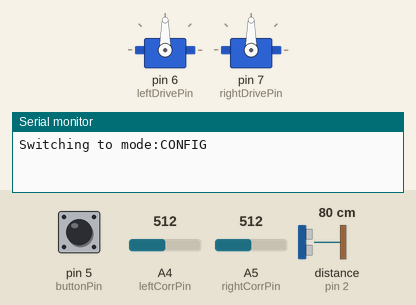
Bench run of a sketch on a simulated Arduino Uno, built with avr-gcc and run on an emulated ATmega328P. Shown: 2 × servo, the last lines printed to the serial monitor. The inputs (shaded band) are chosen by the test bench; at power-on: pin 5 (buttonPin) LOW, distance to the obstacle (sensor on pin 2) 80 cm, A4 (leftCorrPin) = 512, A5 (rightCorrPin) = 512. The echo pulse lasts 58.3 µs per cm.

Above: at 1.2 s.
1.3 s: pin 5 (buttonPin) pulled HIGH for 0.15 s
At 1.9 s:
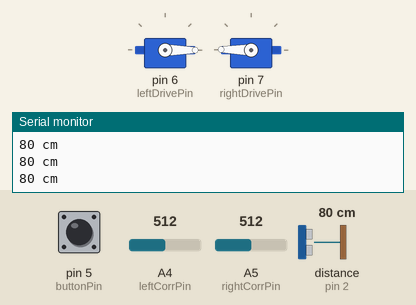
2.9 s: distance to the obstacle (sensor on pin 2) set to 55 cm
4.4 s: distance to the obstacle (sensor on pin 2) set to 48 cm
At 4.9 s:
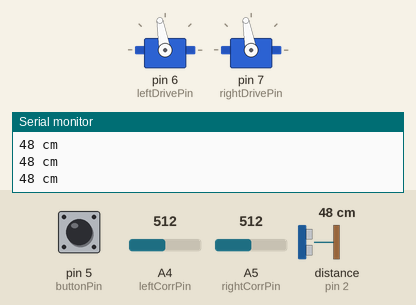
5.9 s: distance to the obstacle (sensor on pin 2) set to 60 cm
At 6.6 s:
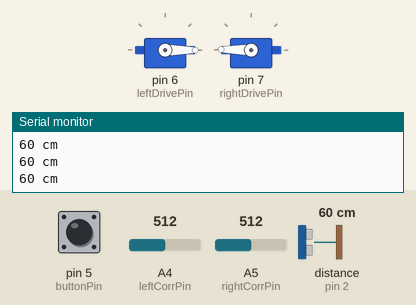
7.4 s: distance to the obstacle (sensor on pin 2) set to 2 cm
At 7.7 s:
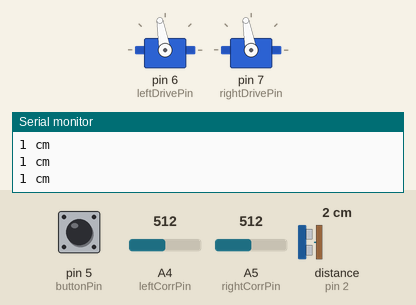
Timing chart, 0 to 9.9 s (numbered marks = the images above; inputs shaded):
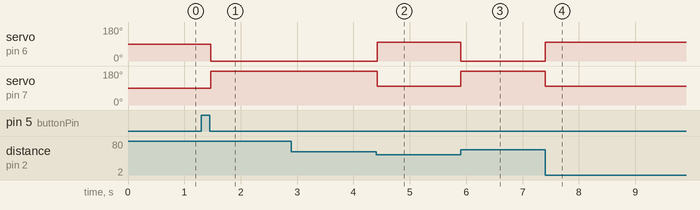

Measured:
- the behaviour switches between 51 and 50 cm on distance to the obstacle (sensor on pin 2) (found by bisection; images 1 and 2)
- after the input at 1.3 s, servo on pin 6 (leftDrivePin): 90° → 0° after 0.17 s; servo on pin 7 (rightDrivePin): 90° → 179° after 0.17 s
- after the input at 4.4 s, servo on pin 6 (leftDrivePin): 0° → 100° at once; servo on pin 7 (rightDrivePin): 179° → 100° at once
- after the input at 5.9 s, servo on pin 6 (leftDrivePin): 100° → 0° at once; servo on pin 7 (rightDrivePin): 100° → 179° at once
- after the input at 7.4 s, servo on pin 6 (leftDrivePin): 0° → 100° at once; servo on pin 7 (rightDrivePin): 179° → 100° at once

The sketch:

ultrasonic.ino
```cpp
#include <Servo.h>

// digital pins
#define trigPin 3
#define echoPin 2
#define buttonPin 5
#define leftDrivePin 6
#define rightDrivePin 7

// analog pins
#define leftCorrPin 4
#define rightCorrPin 5

#define PROG_TURN 0
#define PROG_STOP 1
#define PROG_GO 1

#define turnSpeed 10

Servo leftDrive;
Servo rightDrive;
int leftCorr;
int rightCorr;

boolean configMode = true;

long lastDebounceTime = 0;  // the last time the output pin was toggled
long debounceDelay = 50;    // the debounce time; increase if the output flickers

int buttonState;             // the current reading from the input pin
int lastButtonState = LOW;   // the previous reading from the input pin

int programm = 0;

void setup() {
  Serial.begin(9600);

  // setup button
  pinMode(buttonPin, INPUT);

  // setup sonar
  pinMode(trigPin, OUTPUT);
  pinMode(echoPin, INPUT);

  // setup drive
  leftDrive.attach(leftDrivePin);
  rightDrive.attach(rightDrivePin);

  Serial.print("Switching to mode:");
  Serial.println(configMode ? "CONFIG" : "MEEPMEEP");
}

void loop() {

  if (configMode) {
    leftCorr = analogRead(leftCorrPin);
    rightCorr = analogRead(rightCorrPin);

    leftCorr = map(leftCorr, 0, 1023, -10, 10);
    rightCorr = map(rightCorr, 0, 1023, -10, 10);

    leftDrive.write(90+leftCorr);
    rightDrive.write(90+rightCorr);


  if (readButton()) {
    configMode = !configMode;
    Serial.print("Switching to mode:");
    Serial.println(configMode ? "CONFIG" : "MEEPMEEP");
  }
    delay(50);

  } else {
    // meep meep
    int dist = getDistance();
    if (dist == -1 || dist > 50) {
      go();
    } else {
      turn();
    }
    delay(20);
  }
}

void turn() {
        if (programm != PROG_TURN) {
          Serial.println("turn..");
          leftDrive.write(90+leftCorr+turnSpeed);
          rightDrive.write(90+rightCorr+turnSpeed);
          programm = PROG_TURN;
        }
}

void go() {
        if (programm != PROG_GO) {
          Serial.println("go..");
          leftDrive.write(0);
          rightDrive.write(179);
          programm = PROG_GO;
        }
}

void stop() {
        if (programm != PROG_STOP) {
          Serial.println("stop..");
        leftDrive.write(90+leftCorr);
        rightDrive.write(90+rightCorr);
        programm = PROG_STOP;
        }
}

int getDistance() {
  long duration, distance;
  digitalWrite(trigPin, LOW);  // Added this line
  delayMicroseconds(2); // Added this line
  digitalWrite(trigPin, HIGH);
  delayMicroseconds(10); // Added this line
  digitalWrite(trigPin, LOW);
  duration = pulseIn(echoPin, HIGH);
  distance = (duration/2) / 29.1;
  if (distance >= 200 || distance <= 0){
    Serial.println(distance);
    Serial.println("Out of range");
    return -1;
  }
  Serial.print(distance);
  Serial.println(" cm");
  return distance;
}

int readButton() {
  int reading = digitalRead(buttonPin);
  if (reading != lastButtonState) {
    lastDebounceTime = millis();
  }

  if ((millis() - lastDebounceTime) > debounceDelay) {
    buttonState = reading;
  }

  lastButtonState = reading;

  return buttonState;
}
```
